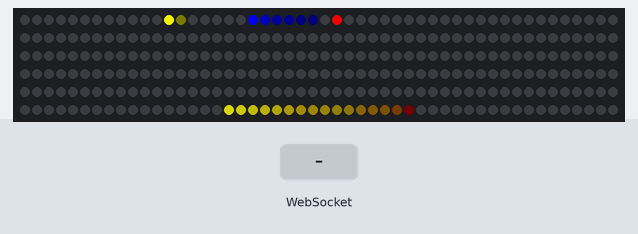
This program was run on a simulated ESP32. Parts: 300 RGB LEDs in strip order, left to right, continuing on the next row. Inputs (shaded band) come from the test bench. WiFi joins after 1.5 s; servers stay silent unless stated; what the program prints to the serial monitor is not drawn.

Above: at 2.27 s.
At 2.74 s:
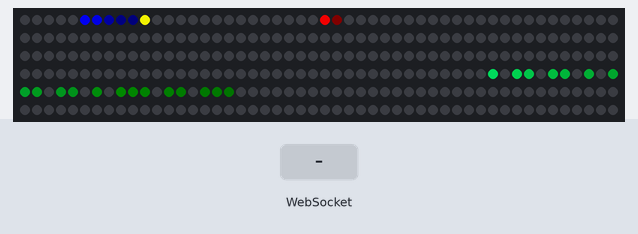
2.8 s: WebSocket text "true" received
4.3 s: WebSocket text "True" received
5.8 s: WebSocket text "1" received
Timing chart, 0 to 8.8 s (numbered marks = the images above; inputs shaded):
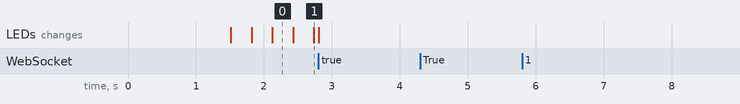

The program:

main.cpp
```cpp
#include <Arduino.h>
#include "WiFi.h"
#include <FastLED.h>
#include <ArduinoJson.h>
#include <HTTPClient.h>
#include <WebSocketsClient.h>
#define WIFI_NETWORK "ICI C CHEZ NOUS !!!"
#define WIFI_PASS "8194373549"
#define WIFI_TIMEOUT 20000
#define LED_PIN 26
#define NUM_LEDS 300

CRGB leds[NUM_LEDS];
uint8_t hue = 0;
HTTPClient client;
WebSocketsClient socket;
bool etatled = true;
void webSocketEvent(WStype_t type, uint8_t *payload, size_t stringLenght)
{

  DynamicJsonDocument doc(stringLenght);
  DeserializationError error = deserializeJson(doc, payload);

  if (error)
  {
    Serial.print("deserialization Failed !");
  }
  else
  {

    String etat = doc["etat"];
    if (etat == "true" || etat == "True")
    {
      etatled = true;
    }
    else
    {
      etatled = false;
    }
    Serial.print(etat);
  }
}

void animation3()
{
  for (int i = 0; i < NUM_LEDS; i++)
  {
    leds[i] = CHSV(hue + (i * 5), 255, 255);
  }

  EVERY_N_MILLISECONDS(5)
  {
    hue++;
  }
  FastLED.show();
}

void animationEscapeGame()
{
  uint8_t sinbeatRed = beatsin8(7, 0, 27 - 1, 0, 0);
  uint8_t sinbeatBlue = beatsin8(10, 0, 53 - 1, 0, 50);
  uint8_t sinbeatYellow = beatsin8(3, 0, 24 - 1, 0, 100);
  uint16_t sinbeatWhite = beatsin16(10, 0, NUM_LEDS - 1, 0, 150);
  leds[sinbeatRed] = CRGB::Red;
  leds[sinbeatBlue] = CRGB::Blue;
  leds[sinbeatYellow] = CRGB::Yellow;
  leds[sinbeatWhite] = CHSV(hue + (1 * 5), 255, 255);

  fadeToBlackBy(leds, NUM_LEDS, 50);
  EVERY_N_MILLISECONDS(1)
  {
    hue++;
  }
  FastLED.show();
}

void socketConnection()
{
  socket.begin("10.0.0.21", 8080, "/app/socketLed");
  socket.onEvent(webSocketEvent);
  socket.setReconnectInterval(5000);
}
void connectToWifi()
{

  WiFi.mode(WIFI_STA);
  WiFi.begin(WIFI_NETWORK, WIFI_PASS);

  unsigned long attemptime = millis();
  while (WiFi.status() != WL_CONNECTED && millis() - attemptime < WIFI_TIMEOUT)
  {
    Serial.print(" . ");
    delay(100);
  }

  if (WiFi.status() != WL_CONNECTED)
  {
    Serial.print("Connection Failed!!");
  }
  else
  {
    Serial.print("Connection reussi !");
    Serial.println(WiFi.localIP());
  }
}

void setup()
{

  pinMode(LED_PIN, OUTPUT);
  FastLED.addLeds<WS2812, LED_PIN, GRB>(leds, NUM_LEDS);

  Serial.begin(9600);
  connectToWifi();

  if (WiFi.status() != WL_CONNECTED)
  {
    Serial.print("Connection Failed!!");
  }
  else
  {
    socketConnection();
  }
  // put your setup code here, to run once:
}

void loop()
{

  socket.loop();

  if (etatled)
  {
    animationEscapeGame();
  }
  else
  {
    FastLED.clear(true);
  }

  /*client.begin("http://10.0.0.21:8080/app/escapeGame/getEtatLed");
  int err = client.GET();

  if (err > 0)
  {
    Serial.print("marche");
    String retour = client.getString();
    bool etat = retour;
    Serial.print(etat);
  }
  else
  {
    Serial.print("Erreur http");
  }*/
}
```

Measured:
- after the input at 4.3 s, every drawn part: stays the same
- after the input at 5.8 s, every drawn part: stays the same
